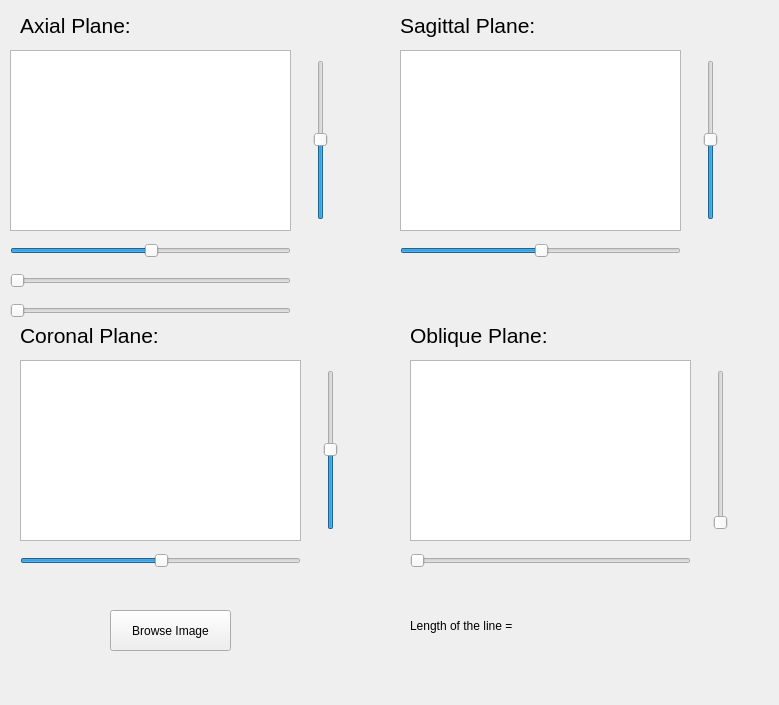
<?xml version="1.0" encoding="UTF-8"?>
<ui version="4.0">
 <class>Dicom_Viewer</class>
 <widget class="QDialog" name="Dicom_Viewer">
  <property name="geometry">
   <rect>
    <x>0</x>
    <y>0</y>
    <width>779</width>
    <height>705</height>
   </rect>
  </property>
  <property name="sizePolicy">
   <sizepolicy hsizetype="Expanding" vsizetype="Expanding">
    <horstretch>0</horstretch>
    <verstretch>0</verstretch>
   </sizepolicy>
  </property>
  <property name="windowTitle">
   <string>Dicom_Viewer</string>
  </property>
  <widget class="QPushButton" name="Browse_Button">
   <property name="geometry">
    <rect>
     <x>110</x>
     <y>610</y>
     <width>121</width>
     <height>41</height>
    </rect>
   </property>
   <property name="sizePolicy">
    <sizepolicy hsizetype="Preferred" vsizetype="Preferred">
     <horstretch>0</horstretch>
     <verstretch>0</verstretch>
    </sizepolicy>
   </property>
   <property name="focusPolicy">
    <enum>Qt::NoFocus</enum>
   </property>
   <property name="text">
    <string>Browse Image</string>
   </property>
  </widget>
  <widget class="QGraphicsView" name="Axial_Plane">
   <property name="geometry">
    <rect>
     <x>10</x>
     <y>50</y>
     <width>281</width>
     <height>181</height>
    </rect>
   </property>
  </widget>
  <widget class="QGraphicsView" name="Sagittal_Plane">
   <property name="geometry">
    <rect>
     <x>400</x>
     <y>50</y>
     <width>281</width>
     <height>181</height>
    </rect>
   </property>
  </widget>
  <widget class="QGraphicsView" name="Coronal_Plane">
   <property name="geometry">
    <rect>
     <x>20</x>
     <y>360</y>
     <width>281</width>
     <height>181</height>
    </rect>
   </property>
  </widget>
  <widget class="QGraphicsView" name="Diagonal_Plane">
   <property name="geometry">
    <rect>
     <x>410</x>
     <y>360</y>
     <width>281</width>
     <height>181</height>
    </rect>
   </property>
  </widget>
  <widget class="QLabel" name="Axial_label">
   <property name="geometry">
    <rect>
     <x>20</x>
     <y>10</y>
     <width>191</width>
     <height>31</height>
    </rect>
   </property>
   <property name="font">
    <font>
     <pointsize>16</pointsize>
    </font>
   </property>
   <property name="text">
    <string>Axial Plane:</string>
   </property>
  </widget>
  <widget class="QLabel" name="Sagittal_Label">
   <property name="geometry">
    <rect>
     <x>400</x>
     <y>10</y>
     <width>181</width>
     <height>31</height>
    </rect>
   </property>
   <property name="font">
    <font>
     <pointsize>16</pointsize>
    </font>
   </property>
   <property name="text">
    <string>Sagittal Plane:</string>
   </property>
  </widget>
  <widget class="QLabel" name="Coronal_Label">
   <property name="geometry">
    <rect>
     <x>20</x>
     <y>320</y>
     <width>271</width>
     <height>31</height>
    </rect>
   </property>
   <property name="font">
    <font>
     <pointsize>16</pointsize>
    </font>
   </property>
   <property name="text">
    <string>Coronal Plane:</string>
   </property>
  </widget>
  <widget class="QLabel" name="Diagonal_Label">
   <property name="geometry">
    <rect>
     <x>410</x>
     <y>320</y>
     <width>201</width>
     <height>31</height>
    </rect>
   </property>
   <property name="font">
    <font>
     <pointsize>16</pointsize>
    </font>
   </property>
   <property name="text">
    <string>Oblique Plane:</string>
   </property>
  </widget>
  <widget class="QSlider" name="AxialHorizontalSlider">
   <property name="geometry">
    <rect>
     <x>10</x>
     <y>240</y>
     <width>281</width>
     <height>22</height>
    </rect>
   </property>
   <property name="value">
    <number>50</number>
   </property>
   <property name="orientation">
    <enum>Qt::Horizontal</enum>
   </property>
   <property name="tickPosition">
    <enum>QSlider::NoTicks</enum>
   </property>
  </widget>
  <widget class="QSlider" name="CoronalHorizontalSlider">
   <property name="geometry">
    <rect>
     <x>20</x>
     <y>550</y>
     <width>281</width>
     <height>22</height>
    </rect>
   </property>
   <property name="value">
    <number>50</number>
   </property>
   <property name="orientation">
    <enum>Qt::Horizontal</enum>
   </property>
  </widget>
  <widget class="QSlider" name="SagittalHorizontalSlider">
   <property name="geometry">
    <rect>
     <x>400</x>
     <y>240</y>
     <width>281</width>
     <height>22</height>
    </rect>
   </property>
   <property name="value">
    <number>50</number>
   </property>
   <property name="orientation">
    <enum>Qt::Horizontal</enum>
   </property>
  </widget>
  <widget class="QSlider" name="DiagonalHorizontalSlider">
   <property name="geometry">
    <rect>
     <x>410</x>
     <y>550</y>
     <width>281</width>
     <height>22</height>
    </rect>
   </property>
   <property name="orientation">
    <enum>Qt::Horizontal</enum>
   </property>
  </widget>
  <widget class="QSlider" name="AxialVerticalSlider">
   <property name="geometry">
    <rect>
     <x>310</x>
     <y>60</y>
     <width>22</width>
     <height>160</height>
    </rect>
   </property>
   <property name="value">
    <number>50</number>
   </property>
   <property name="orientation">
    <enum>Qt::Vertical</enum>
   </property>
  </widget>
  <widget class="QSlider" name="CoronalVerticalSlider">
   <property name="geometry">
    <rect>
     <x>320</x>
     <y>370</y>
     <width>22</width>
     <height>160</height>
    </rect>
   </property>
   <property name="value">
    <number>50</number>
   </property>
   <property name="orientation">
    <enum>Qt::Vertical</enum>
   </property>
  </widget>
  <widget class="QSlider" name="SagittalVerticalSlider">
   <property name="geometry">
    <rect>
     <x>700</x>
     <y>60</y>
     <width>22</width>
     <height>160</height>
    </rect>
   </property>
   <property name="value">
    <number>50</number>
   </property>
   <property name="orientation">
    <enum>Qt::Vertical</enum>
   </property>
  </widget>
  <widget class="QSlider" name="DiagonalVerticalSlider">
   <property name="geometry">
    <rect>
     <x>710</x>
     <y>370</y>
     <width>22</width>
     <height>160</height>
    </rect>
   </property>
   <property name="orientation">
    <enum>Qt::Vertical</enum>
   </property>
  </widget>
  <widget class="QSlider" name="obliqueLineSlider">
   <property name="geometry">
    <rect>
     <x>10</x>
     <y>270</y>
     <width>281</width>
     <height>22</height>
    </rect>
   </property>
   <property name="orientation">
    <enum>Qt::Horizontal</enum>
   </property>
  </widget>
  <widget class="QSlider" name="obliqueLineSlopeSlider">
   <property name="geometry">
    <rect>
     <x>10</x>
     <y>300</y>
     <width>281</width>
     <height>22</height>
    </rect>
   </property>
   <property name="orientation">
    <enum>Qt::Horizontal</enum>
   </property>
  </widget>
  <widget class="QLabel" name="lineLength_label">
   <property name="geometry">
    <rect>
     <x>410</x>
     <y>600</y>
     <width>291</width>
     <height>51</height>
    </rect>
   </property>
   <property name="frameShadow">
    <enum>QFrame::Plain</enum>
   </property>
   <property name="text">
    <string>Length of the line = </string>
   </property>
  </widget>
 </widget>
 <resources/>
 <connections/>
</ui>
